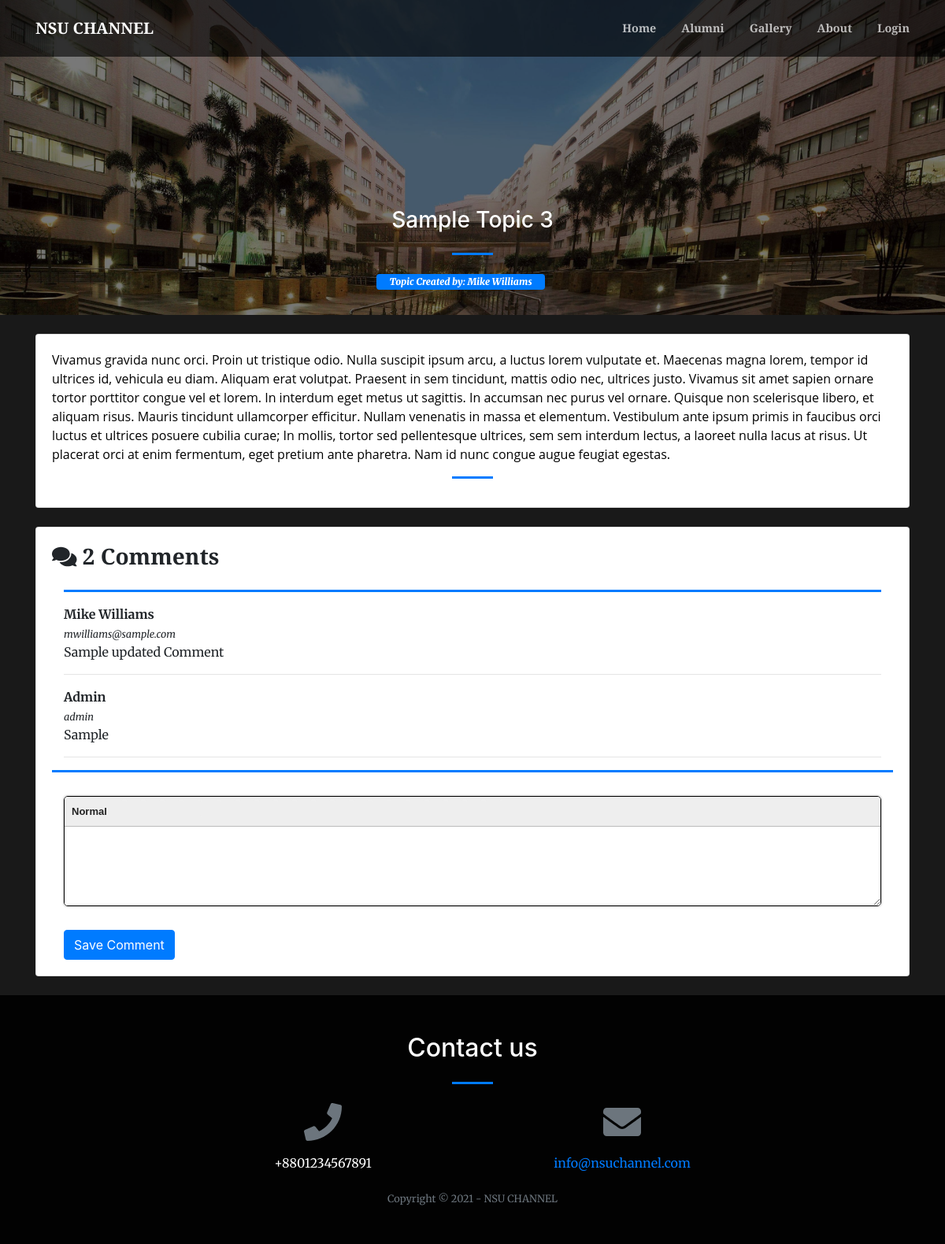
The page /index.php?page=view_forum&id=3 on the database its author committed.
### tables this page shows
CREATE TABLE `forum_comments` (
  `id` int(30) NOT NULL,
  `topic_id` int(30) NOT NULL,
  `comment` text NOT NULL,
  `user_id` int(30) NOT NULL,
  `date_created` datetime NOT NULL DEFAULT current_timestamp()
);

CREATE TABLE `users` (
  `id` int(30) NOT NULL,
  `name` text NOT NULL,
  `username` varchar(200) NOT NULL,
  `password` text NOT NULL,
  `type` tinyint(1) NOT NULL DEFAULT 3 COMMENT '1=Admin,2=Alumni officer, 3= alumnus',
  `auto_generated_pass` text NOT NULL,
  `alumnus_id` int(30) NOT NULL
);

### view_forum.php (the view, shortened to what this page needs)
<?php
include 'admin/db_connect.php';
?>
<header class="masthead">
    <div class="container-fluid h-100">
        <div class="row h-100 align-items-center justify-content-center text-center">
            <div class="col-lg-8 align-self-end mb-4 page-title">
                <h3 class="text-white"><?php echo $title ?></h3>
                <hr class="divider my-4" />
            <div class="row col-md-12 mb-2 justify-content-center">
                   <span class="badge badge-primary px-3 pt-1 pb-1">
                        <b><i>Topic Created by: <?php echo $name ?></i></b>
                    </span>
            </div>
            </div>
        </div>
    </div>
</header>
<div class="container mt-3 pt-2">
    <div class="card mb-4">
        <div class="card-body">
	            <?php echo html_entity_decode($description) ?>
        <hr class="divider">
        </div>
    </div>
  	<?php
  	$comments = $conn->query("SELECT f.*,u.name,u.username FROM forum_comments f inner join users u on u.id = f.user_id where f.topic_id = $id order by f.id asc");
  	?>
    <div class="card mb-4">
    	<div class="card-body">
    		<div class="col-lg-12">
    			<div class="row">
    				<h3><b> <i class="fa fa-comments"></i> <?php echo $comments->num_rows ?> Comments</b></h3>
    			</div>
    			<hr class="divider" style="max-width: 100%">
    			<?php
    			while($row= $comments->fetch_assoc()):
    			?>
    			<div class="form-group comment">
    				<p class="mb-0"><large><b><?php echo $row['name'] ?></b></large></p>
    				<small class="mb-0"><i><?php echo $row['username'] ?></i></small>
    				<br>
    				<?php echo html_entity_decode($row['comment']) ?>
    				<hr>
    			</div>
    		<?php endwhile; ?>
    		</div>
    			<hr class="divider" style="max-width: 100%">
    			<div class="col-lg-12">
    				<form action="" id="manage-comment">
    					<div class="form-group">
    					</div>
    					<button class="btn btn-primary">Save Comment</button>
    				</form>
    			</div>
    	</div>
    </div>
</div>

### view_forum.php (style rules this page uses)
header.masthead,header.masthead:before { min-height: 50vh !important; height: 50vh !important }
.masthead { min-height: 23vh !important; height: 23vh !important; }
.masthead:before { min-height: 23vh !important; height: 23vh !important; }

### rows shown on the page
forum_comments: user.name "Mike Williams", user.username "mwilliams@sample.com", comment "Sample updated Comment"
forum_comments: user.name "Admin", user.username "admin", comment "Sample"

### other values the page prints
$_SESSION['system']['name'] "NSU CHANNEL"
$title "Sample Topic 3"
$name "Mike Williams"
$comments->num_rows "2"
$_SESSION['system']['contact'] "+8801234567891"
$_SESSION['system']['email'] "info@nsuchannel.com"
